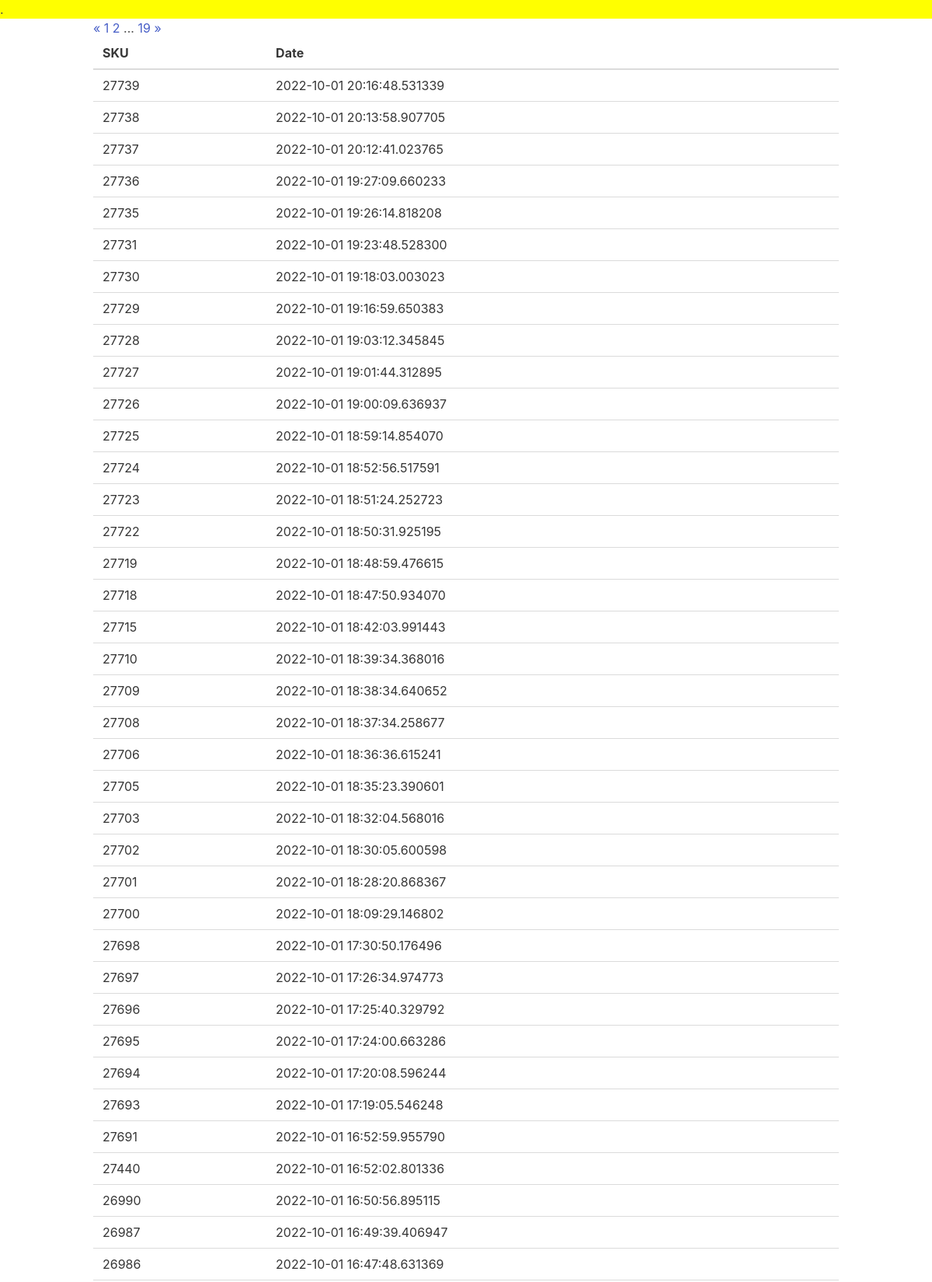
Screenshot of /listingtable (upper part) with the database file from the repository.
### app.py (models this page shows)
class Info(db.Model):
    sku = db.Column(db.Integer, primary_key=True)
    category = db.Column(db.String(80),nullable=False)
    islisted = db.Column(db.Boolean, default=False, nullable=False)
    isproblem= db.Column(db.Boolean, default=False, nullable=False)
    listingdate =db.Column(db.DateTime, default = None)
    problem = db.Column(db.String(250), default = None)

### app.py (the view)
@app.route("/listingtable")
def listingtable():
        page = request.args.get('page', 1, type=int)
        pagination = Info.query.filter_by(islisted=True).order_by(Info.listingdate.desc()).paginate(
            page, per_page=100)
        return render_template('listingtable.html', pagination=pagination)

### templates/listingtable.html
{% extends "base.html" %} {% block content %}
<div class="container">
<div class="text-right">
    <a href="{{ url_for('listingtable', page=pagination.prev_num) }}"
       class="btn btn-outline-dark
       {% if pagination.page == 1 %}disabled{% endif %}">
        &laquo;
    </a>
    {% for page_num in pagination.iter_pages(left_edge=1, right_edge=1, left_current=1, right_current=2) %}
    {% if page_num %}
            {% if pagination.page == page_num %}
            <a href="{{ url_for('listingtable', page=page_num) }}"
               class="btn btn-dark">
                {{ page_num }}
            </a>
            {% else %}
            <a href="{{ url_for('listingtable', page=page_num) }}"
               class="btn btn-outline-dark">
                {{ page_num }}
            </a>
            {% endif %}
        {% else %}
            ...
        {% endif %}
    {% endfor %}    <a href="{{ url_for('listingtable', page=pagination.next_num) }}"
       class="btn btn-outline-dark
       {% if pagination.page == pagination.pages %}disabled{% endif %}">
        &raquo;
    </a>
</div>
<table class="table is-fullwidth">
    <thead>
        <tr>
            <th>SKU</th>
            <th>Date</th>
        </tr>
    </thead>
    <tbody>
    {% for product in pagination.items %}
                <tr>
                    <td>{{ product.sku }}</td>
                    <td>{{ product.listingdate }}</td>
                </tr>
                {% endfor %}
            </tbody>
        </table>
</div>
{%endblock%}

### templates/base.html (shortened to what this page needs)
<!DOCTYPE html>
<html>
<head>
  <link rel="stylesheet" href="https://cdn.jsdelivr.net/npm/bulma@0.9.4/css/bulma.min.css" />
</head>
<body>
  <div style="background-color: yellow; ">.</div>
  {% block content %} {% endblock %}
</body>
</html>

### rows the page displays
Info: sku "27739", listingdate "2022-10-01 20:16:48.531339"
Info: sku "27738", listingdate "2022-10-01 20:13:58.907705"
Info: sku "27737", listingdate "2022-10-01 20:12:41.023765"
Info: sku "27736", listingdate "2022-10-01 19:27:09.660233"
Info: sku "27735", listingdate "2022-10-01 19:26:14.818208"
Info: sku "27731", listingdate "2022-10-01 19:23:48.528300"
Info: sku "27730", listingdate "2022-10-01 19:18:03.003023"
Info: sku "27729", listingdate "2022-10-01 19:16:59.650383"
Info: sku "27728", listingdate "2022-10-01 19:03:12.345845"
Info: sku "27727", listingdate "2022-10-01 19:01:44.312895"
Info: sku "27726", listingdate "2022-10-01 19:00:09.636937"
Info: sku "27725", listingdate "2022-10-01 18:59:14.854070"
Info: sku "27724", listingdate "2022-10-01 18:52:56.517591"
Info: sku "27723", listingdate "2022-10-01 18:51:24.252723"
Info: sku "27722", listingdate "2022-10-01 18:50:31.925195"
Info: sku "27719", listingdate "2022-10-01 18:48:59.476615"
Info: sku "27718", listingdate "2022-10-01 18:47:50.934070"
Info: sku "27715", listingdate "2022-10-01 18:42:03.991443"
Info: sku "27710", listingdate "2022-10-01 18:39:34.368016"
Info: sku "27709", listingdate "2022-10-01 18:38:34.640652"
Info: sku "27708", listingdate "2022-10-01 18:37:34.258677"
Info: sku "27706", listingdate "2022-10-01 18:36:36.615241"
Info: sku "27705", listingdate "2022-10-01 18:35:23.390601"
Info: sku "27703", listingdate "2022-10-01 18:32:04.568016"
Info: sku "27702", listingdate "2022-10-01 18:30:05.600598"
Info: sku "27701", listingdate "2022-10-01 18:28:20.868367"
Info: sku "27700", listingdate "2022-10-01 18:09:29.146802"
Info: sku "27698", listingdate "2022-10-01 17:30:50.176496"
Info: sku "27697", listingdate "2022-10-01 17:26:34.974773"
Info: sku "27696", listingdate "2022-10-01 17:25:40.329792"
Info: sku "27695", listingdate "2022-10-01 17:24:00.663286"
Info: sku "27694", listingdate "2022-10-01 17:20:08.596244"
Info: sku "27693", listingdate "2022-10-01 17:19:05.546248"
Info: sku "27691", listingdate "2022-10-01 16:52:59.955790"
Info: sku "27440", listingdate "2022-10-01 16:52:02.801336"
Info: sku "26990", listingdate "2022-10-01 16:50:56.895115"
Info: sku "26987", listingdate "2022-10-01 16:49:39.406947"
Info: sku "26986", listingdate "2022-10-01 16:47:48.631369"

### other values shown
{{ page_num }} "1"
{{ page_num }} "2" "19"
